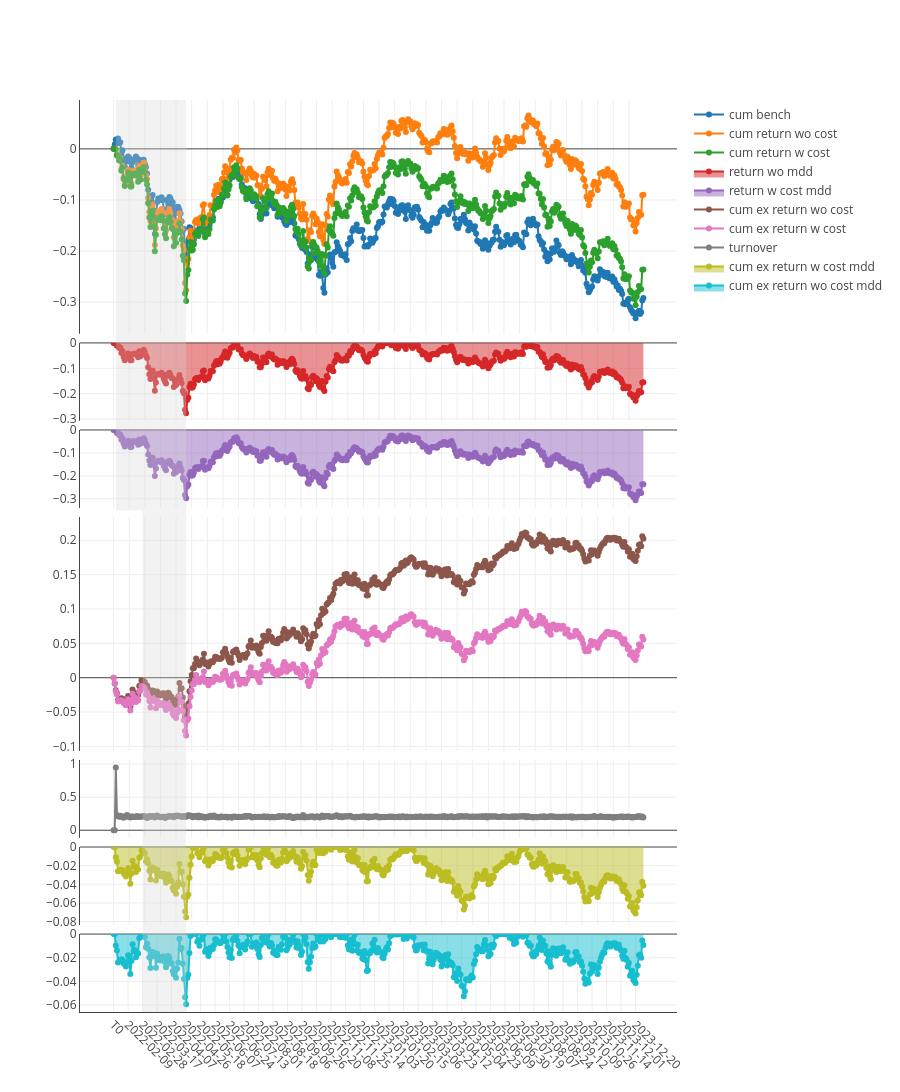

The code cell stored with this chart in its notebook:
### Code cell
import pickle

file_path = f'out/backtests/{ex_num}/boot/0-graph.pkl'

with open(file_path, 'rb') as file:
    chart = pickle.load(file)
chart.show()

### Figure 1 — Plotly figure (JSON) as saved in the notebook; plotly's stock layout.template omitted (floating-point values rounded to 4 significant figures; data arrays with more than 128 entries replaced by an {"elided": "..."} marker saying what was removed)
{"data": [{"mode": "lines+markers", "name": "cum bench", "type": "scatter", "x": {"elided": "476 str values"}, "xaxis": "x", "y": {"elided": "476 float values"}, "yaxis": "y"}, {"mode": "lines+markers", "name": "cum return wo cost", "type": "scatter", "x": {"elided": "476 str values"}, "xaxis": "x", "y": {"elided": "476 float values"}, "yaxis": "y"}, {"mode": "lines+markers", "name": "cum return w cost", "type": "scatter", "x": {"elided": "476 str values"}, "xaxis": "x", "y": {"elided": "476 float values"}, "yaxis": "y"}, {"fill": "tozeroy", "mode": "lines+markers", "name": "return wo mdd", "type": "scatter", "x": {"elided": "476 str values"}, "xaxis": "x2", "y": {"elided": "476 float values"}, "yaxis": "y2"}, {"fill": "tozeroy", "mode": "lines+markers", "name": "return w cost mdd", "type": "scatter", "x": {"elided": "476 str values"}, "xaxis": "x3", "y": {"elided": "476 float values"}, "yaxis": "y3"}, {"mode": "lines+markers", "name": "cum ex return wo cost", "type": "scatter", "x": {"elided": "476 str values"}, "xaxis": "x4", "y": {"elided": "476 float values"}, "yaxis": "y4"}, {"mode": "lines+markers", "name": "cum ex return w cost", "type": "scatter", "x": {"elided": "476 str values"}, "xaxis": "x4", "y": {"elided": "476 float values"}, "yaxis": "y4"}, {"mode": "lines+markers", "name": "turnover", "type": "scatter", "x": {"elided": "476 str values"}, "xaxis": "x5", "y": {"elided": "476 float values"}, "yaxis": "y5"}, {"fill": "tozeroy", "mode": "lines+markers", "name": "cum ex return w cost mdd", "type": "scatter", "x": {"elided": "476 str values"}, "xaxis": "x6", "y": {"elided": "476 float values"}, "yaxis": "y6"}, {"fill": "tozeroy", "mode": "lines+markers", "name": "cum ex return wo cost mdd", "type": "scatter", "x": {"elided": "476 str values"}, "xaxis": "x7", "y": {"elided": "476 float values"}, "yaxis": "y7"}], "layout": {"height": 1200, "shapes": [{"fillcolor": "#d3d3d3", "line": {"width": 0}, "opacity": 0.3, "type": "rect", "x0": "2022-01-18", "x1": "2022-04-26", "xref": "x", "y0": 0.55, "y1": 1, "yref": "paper"}, {"fillcolor": "#d3d3d3", "line": {"width": 0}, "opacity": 0.3, "type": "rect", "x0": "2022-02-28", "x1": "2022-04-26", "xref": "x", "y0": 0, "y1": 0.55, "yref": "paper"}], "title": {"text": " "}, "xaxis": {"anchor": "y", "domain": [0, 1], "matches": "x7", "showline": false, "showticklabels": false, "tickangle": 45, "type": "category"}, "xaxis2": {"anchor": "y2", "domain": [0, 1], "matches": "x7", "showline": false, "showticklabels": false, "tickangle": 45, "type": "category"}, "xaxis3": {"anchor": "y3", "domain": [0, 1], "matches": "x7", "showline": false, "showticklabels": false, "tickangle": 45, "type": "category"}, "xaxis4": {"anchor": "y4", "domain": [0, 1], "matches": "x7", "showline": false, "showticklabels": false, "tickangle": 45, "type": "category"}, "xaxis5": {"anchor": "y5", "domain": [0, 1], "matches": "x7", "showline": false, "showticklabels": false, "tickangle": 45, "type": "category"}, "xaxis6": {"anchor": "y6", "domain": [0, 1], "matches": "x7", "showline": false, "showticklabels": false, "tickangle": 45, "type": "category"}, "xaxis7": {"anchor": "y7", "domain": [0, 1], "showline": true, "tickangle": 45, "type": "category"}, "yaxis": {"anchor": "x", "domain": [0.7436, 1], "showline": true, "showticklabels": true, "zeroline": true}, "yaxis2": {"anchor": "x2", "domain": [0.6482, 0.7336], "showline": true, "showticklabels": true, "zeroline": true}, "yaxis3": {"anchor": "x3", "domain": [0.5527, 0.6382], "showline": true, "showticklabels": true, "zeroline": true}, "yaxis4": {"anchor": "x4", "domain": [0.2864, 0.5427], "showline": true, "showticklabels": true, "zeroline": true}, "yaxis5": {"anchor": "x5", "domain": [0.1909, 0.2764], "showline": true, "showticklabels": true, "zeroline": true}, "yaxis6": {"anchor": "x6", "domain": [0.09545, 0.1809], "showline": true, "showticklabels": true, "zeroline": true}, "yaxis7": {"anchor": "x7", "domain": [0, 0.08545], "showline": true, "showticklabels": true, "zeroline": true}}}
